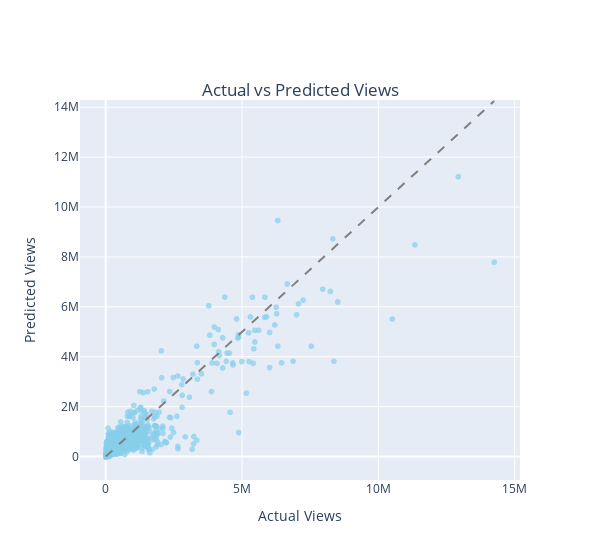

Notebook cell for this chart:
### Markdown cell above
### 實際值vs預測值

### Code cell
import plotly.express as px

fig = px.scatter(x=y_test, y=predicted , labels={'x': 'Actual Views', 'y': 'Predicted Views'},
                 title='Actual vs Predicted Views', width=600, color_discrete_sequence=['#87ceeb'], opacity=0.7)
fig.add_shape(type='line', 
              x0=y_test.min(), y0=y_test.min(), 
              x1=y_test.max(), y1=y_test.max(),
              line=dict(color='gray', dash='dash'))
fig.update_layout(
    title={
        'y':0.85,  # 標題在垂直方向的位置
        'x':0.5,  # 標題在水平方向的位置
        'xanchor': 'center',  # 確保標題的中心在 x 的位置
        'yanchor': 'top'      # 確保標題的底部在 y 的位置
    })

fig.show()

### Figure 1 — Plotly figure (JSON) as saved in the notebook; plotly's stock layout.template omitted (floating-point values rounded to 4 significant figures; data arrays with more than 128 entries replaced by an {"elided": "..."} marker saying what was removed)
{"data": [{"hovertemplate": "Actual Views=%{x}<br>Predicted Views=%{y}<extra></extra>", "legendgroup": "", "marker": {"color": "#87ceeb", "opacity": 0.7, "symbol": "circle"}, "mode": "markers", "name": "", "showlegend": false, "type": "scattergl", "x": {"elided": "1973 int values"}, "xaxis": "x", "y": {"elided": "1973 float values"}, "yaxis": "y"}], "layout": {"legend": {"tracegroupgap": 0}, "shapes": [{"line": {"color": "gray", "dash": "dash"}, "type": "line", "x0": 1994, "x1": 14250000, "y0": 1994, "y1": 14250000}], "title": {"text": "Actual vs Predicted Views", "x": 0.5, "xanchor": "center", "y": 0.85, "yanchor": "top"}, "width": 600, "xaxis": {"anchor": "y", "domain": [0, 1], "title": {"text": "Actual Views"}}, "yaxis": {"anchor": "x", "domain": [0, 1], "title": {"text": "Predicted Views"}}}}
